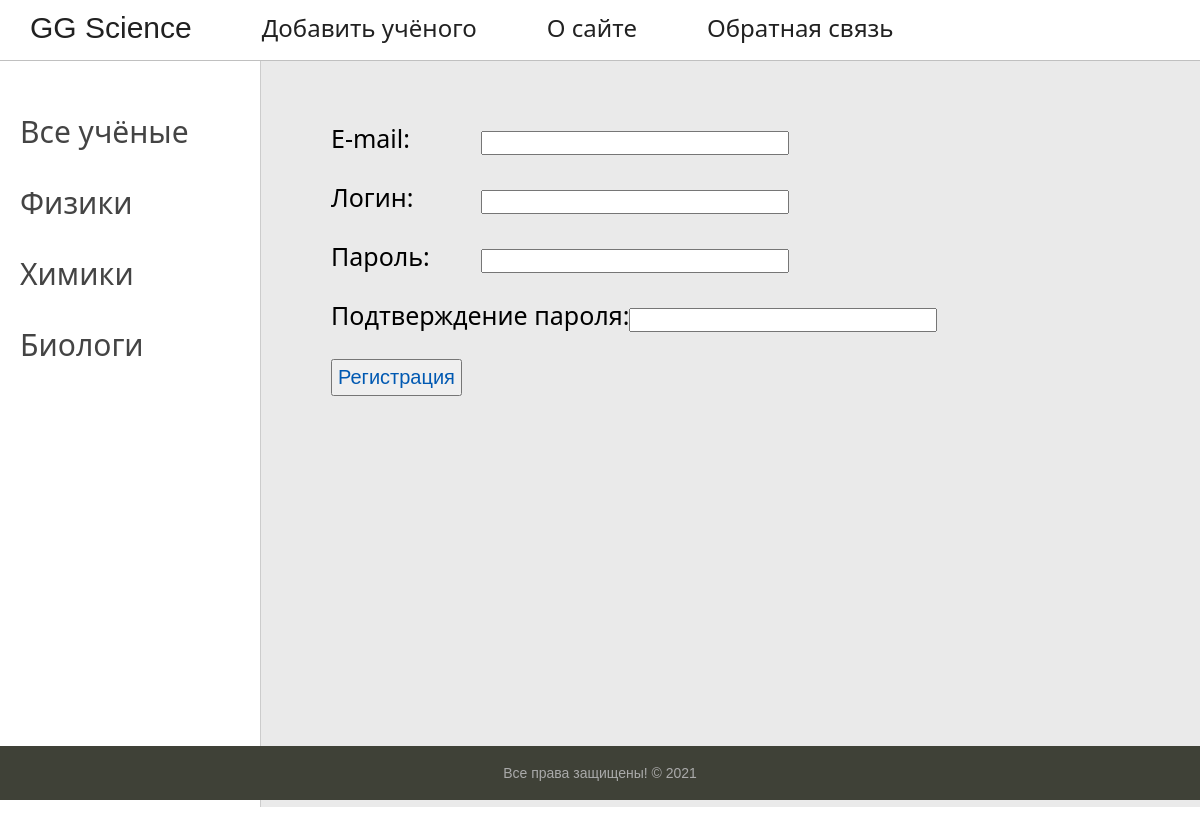
Screenshot of /register/ with the database file from the repository.
### Scientists/models.py (models this page shows, shortened)
class Category(models.Model):
    name = models.CharField(max_length=255, db_index=True, verbose_name='Название категории')
    slug = models.SlugField(max_length=255, unique=True, db_index=True, verbose_name='URL')
    class Meta:
        verbose_name = 'Категория'
        verbose_name_plural = 'Категории'
    def get_absolute_url(self):
        return reverse('category', kwargs={'slug_name': self.slug})

### Scientists/views.py (the view, shortened to what this page needs)
# urls.py: path('register/', RegisterUser.as_view(), name='register'),
class RegisterUser(Mixin, CreateView):
    form_class = RegisterUserForm
    template_name = 'Scientists/register.html'
    success_url = reverse_lazy('home')
    def get_context_data(self, **kwargs):
        context = super().get_context_data(**kwargs)
        new_context = self.get_user_context(title='Главная страница')
        return {**context, **new_context}

### Scientists/forms.py
class RegisterUserForm(UserCreationForm):
    email = forms.EmailField(label='E-mail', widget=forms.EmailInput(attrs={'class': 'form-input'}))
    username = forms.CharField(label='Логин', widget=forms.TextInput(attrs={'class': 'form-input'}))
    password1 = forms.CharField(label='Пароль', widget=forms.PasswordInput(attrs={'class': 'form-input'}))
    password2 = forms.CharField(label='Подтверждение пароля', widget=forms.PasswordInput(attrs={'class': 'form-input'}))
    class Meta:
        model = User
        fields = ('email', 'username', 'password1', 'password2')

### Scientists/templatetags/Scientists_tags.py (called while the page is built)
@register.inclusion_tag(takes_context=True, filename="Scientists/menu.html")
def menu(context):
    menu = [
            {'title': 'О сайте', 'url_name': 'about'},
            {'title': 'Обратная связь', 'url_name': 'contact'},
            ]
    context["menu"] = menu
    return context

### Scientists/utils.py (called while the page is built)
    def get_user_context(self, **kwargs):
        context = kwargs
        register = self.request.user.is_authenticated
        cats = Category.objects.all()
        context['cats'] = cats
        return context

### Scientists/templates/Scientists/register.html (shortened to what this page needs)
{% extends 'Scientists/base.html' %}
{% block content %}
{% if not user.is_authenticated %}
<form method="post">
    {% for f in form %}
    <p><label class="form-label" for="{{ f.id_for_label }}">{{f.label}}: </label>{{ f }}</p>
    {% endfor %}
    <button type="submit" class="registration">Регистрация</button>
</form>
{% else %}
<p>Вы уже авторизованы!</p>
{% endif %}
{% endblock %}

### Scientists/templates/Scientists/base.html (shortened to what this page needs)
{% extends 'main/main_base.html' %}
{% load static %}
{% load Scientists_tags %}
{% block left-list %}
<td valign="top" class="left-chapters">
    <ul id="leftchapters">
        {% if selected == 0 %}
        <li class="selected">Все учёные</li>
        {% else %}
        <li><a href="{% url 'home' %}">Все учёные</a></li>
        {% endif %}
        {% for cat in cats %}
        {% if selected == cat.id %}
        <li class="selected">{{cat.name}}
        <li>
            {% else %}
        <li><a href="{{ cat.get_absolute_url }}">{{cat.name}}</a></li>
        {% endif %}
        {% endfor %}
    </ul>
</td>
{% endblock %}
{% block mainmenu %}
		<div class="header">
			<ul id="mainmenu" class="mainmenu">
        <li><a href="{% url 'home' %}" class="GG_Science">GG Science</a></li>
                <li><a href="{% url 'addpage' %}">Добавить учёного</a></li>
        {% menu %}
			</ul>
		</div>
{% endblock %}

### Scientists/static/Scientists/css/styles.css (style rules this page uses)
html, body { font-family: 'Arial'; margin: 0; padding: 0; height: 100%; width: 100%; color: #444; }
a { color: #0059b2; text-decoration: none; }
.header { background: #ffffff; height: 60px; border-bottom: silver solid 1px; }
ul.mainmenu { font-family: "Segoe UI"; font-size: 24px; list-style: none; margin: 0; padding: 0; height: 60px; color: #212121; overflow: hidden; position: relative; top: -7.5px; }
ul.mainmenu li { float: left; margin: 18px 40px 0 30px; }
ul.mainmenu li a { color: #212121; text-decoration: none; }
.left-chapters { margin: 0; background: #ffffff; border-right: 1px solid #ccc; min-height: 100%; }
.left-chapters ul { width: 230px; min-height: 100%; margin: 0; padding: 20px 10px 10px 20px; list-style: none; font-size: 20px; }
.left-chapters ul li { font-size: 30px; font-family: "Segoe UI"; margin: 30px 0 0 0; color: #999; }
.left-chapters ul li a { color: #444; text-decoration: none; }
.form-input { width: 300px; font-size: 16px; }
.form-label { display: inline-block; min-width: 150px; vertical-align: top; }
.GG_Science { font-family: Sans-serif; font-size: 30px; position: relative; }
.registration { padding: 5px; color: #0059b2; font-size: 20px; }

### rows the page displays
Category: name "Физики"
Category: name "Химики"
Category: name "Биологи"

### other values shown
{{ m.title }} "О сайте" "Обратная связь"
{{ f.label }} "E-mail" "Логин" "Пароль" "Подтверждение пароля"
